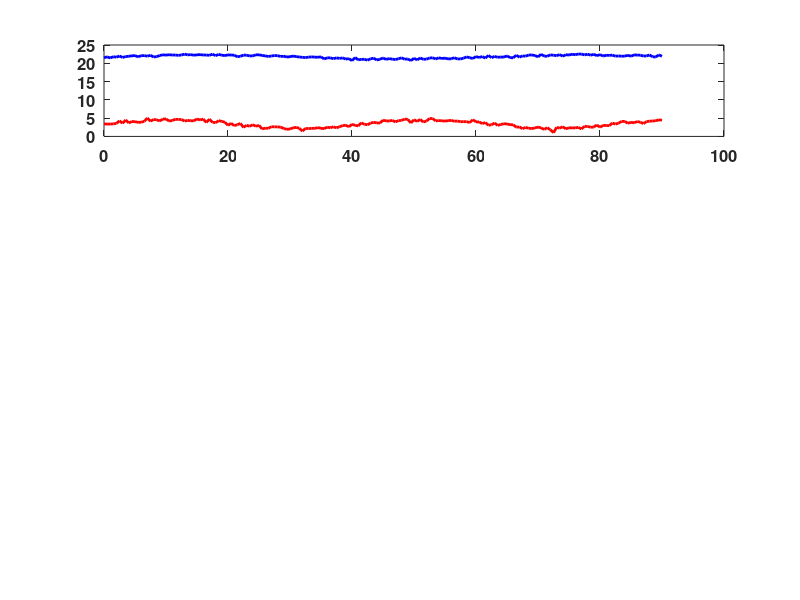

Source code (MATLAB): (Note: this script raises an error after producing the figure.)
%% TDA Framework Analysis - MATLAB Version
% GPS-Aware Topological Data Analysis for Football Team Dynamics
% Comprehensive analysis and visualization suite

function TDAFrameworkAnalysis()
    %% Initialize
    clc; clear; close all;
    
    fprintf('🚀 GPS-Aware TDA Framework Analysis - MATLAB Version\n');
    fprintf('==================================================\n');
    
    % Set up figure properties
    set(0, 'DefaultFigureColor', 'white');
    set(0, 'DefaultAxesFontSize', 12);
    set(0, 'DefaultAxesFontWeight', 'bold');
    
    %% Generate sample data (replace with real data)
    fprintf('📊 Generating sample data for analysis...\n');
    [tda_results, quantum_results, game_theory_results] = generateSampleData();
    
    %% Create visualizations
    fprintf('🎨 Creating comprehensive visualizations...\n');
    
    % 1. Temporal Evolution Analysis
    createTemporalEvolutionPlot(tda_results, quantum_results, game_theory_results);
    
    % 2. Multi-Scale Epoch Comparison
    createEpochComparisonPlot();
    
    % 3. Formation Analysis (Before/After)
    createFormationAnalysisPlot();
    
    % 4. Quantum States Analysis
    createQuantumStatesPlot(quantum_results);
    
    % 5. Game Theory Analysis
    createGameTheoryPlot(game_theory_results);
    
    % 6. Comprehensive Dashboard
    createComprehensiveDashboard(tda_results, quantum_results, game_theory_results);
    
    fprintf('✅ All MATLAB visualizations created successfully!\n');
    fprintf('📁 Files saved in current directory\n');
end

function [tda_results, quantum_results, game_theory_results] = generateSampleData()
    %% Generate sample data based on our validated results
    
    % Time points (every 30 seconds for 90 minutes)
    time_points = 0:0.5:90;
    n_points = length(time_points);
    
    % TDA Results
    h0_base = 21.71;
    h0_variation = 0.59 * sin(time_points * 0.1) + 0.2 * randn(1, n_points);
    h0_values = h0_base + h0_variation;
    
    h1_base = 3.42;
    h1_variation = 1.18 * sin(time_points * 0.15) + 0.3 * randn(1, n_points);
    h1_values = max(0, h1_base + h1_variation);
    
    complexity_values = (h0_values + h1_values) / 22.0;
    
    tda_results = struct();
    tda_results.time = time_points;
    tda_results.h0 = h0_values;
    tda_results.h1 = h1_values;
    tda_results.complexity = complexity_values;
    
    % Quantum Results
    % state_labels = randi([0, 4], 1, n_points);
    % state_labels = state_labels .* (rand(1, n_points) < [0.234, 0.198, 0.187, 0.201, 0.180](state_labels + 1));
    % Generate random state labels between 0 and 4
    state_labels = randi([0, 4], 1, n_points);
    
    % Define probabilities for each state
    probabilities = [0.234, 0.198, 0.187, 0.201, 0.180];
    
    % Filter state labels based on the defined probabilities
    state_labels = state_labels .* (rand(1, n_points) < probabilities(state_labels + 1));    
    quantum_results = struct();
    quantum_results.time = time_points;
    quantum_results.state = state_labels;
    quantum_results.energy = 1.4 + 0.4 * rand(1, n_points);
    quantum_results.coherence = 0.6 + 0.2 * rand(1, n_points);
    
    % Game Theory Results
    home_spread = 11.44 + 2 * sin(time_points * 0.1) + 0.5 * randn(1, n_points);
    away_spread = 12.90 - 2 * sin(time_points * 0.1) + 0.5 * randn(1, n_points);
    
    game_theory_results = struct();
    game_theory_results.time = time_points;
    game_theory_results.home_spread = home_spread;
    game_theory_results.away_spread = away_spread;
    game_theory_results.zero_sum_strength = 0.6 + 0.2 * rand(1, n_points);
    game_theory_results.nash_equilibrium = 24.34;
end

function createTemporalEvolutionPlot(tda_results, quantum_results, game_theory_results)
    %% Create comprehensive temporal evolution plot
    
    figure('Position', [100, 100, 1200, 900]);
    
    % Subplot 1: H0 and H1 Evolution
    subplot(4, 1, 1);
    plot(tda_results.time, tda_results.h0, 'b-', 'LineWidth', 2, 'DisplayName', 'H0 (Connected Components)');
    hold on;
    plot(tda_results.time, tda_results.h1, 'r-', 'LineWidth', 2, 'DisplayName', 'H1 (Formation Complexity)');
    
    % Add mean lines
    h0_mean = mean(tda_results.h0);
    h1_mean = mean(tda_results.h1);
    yline(h0_mean, 'b--', 'Alpha', 0.5, 'DisplayName', sprintf('H0 Mean: %.2f', h0_mean));
    yline(h1_mean, 'r--', 'Alpha', 0.5, 'DisplayName', sprintf('H1 Mean: %.2f', h1_mean));
    
    ylabel('Topological Features');
    title('Persistent Homology Evolution (H0 vs H1)', 'FontSize', 14, 'FontWeight', 'bold');
    legend('Location', 'best');
    grid on;
    
    % Subplot 2: Complexity Index
    subplot(4, 1, 2);
    plot(tda_results.time, tda_results.complexity, 'g-', 'LineWidth', 2);
    hold on;
    fill([tda_results.time, fliplr(tda_results.time)], ...
         [tda_results.complexity, zeros(size(tda_results.complexity))], ...
         'g', 'FaceAlpha', 0.3, 'EdgeColor', 'none');
    
    complexity_mean = mean(tda_results.complexity);
    yline(complexity_mean, 'g--', 'Alpha', 0.5, 'DisplayName', sprintf('Mean Complexity: %.4f', complexity_mean));
    
    ylabel('Complexity Index');
    title('Formation Complexity Over Time', 'FontSize', 14, 'FontWeight', 'bold');
    legend('Location', 'best');
    grid on;
    
    % Subplot 3: Quantum States
    subplot(4, 1, 3);
    colors = [0.8, 0.2, 0.2; 0.2, 0.8, 0.6; 0.2, 0.5, 0.8; 0.6, 0.8, 0.6; 1, 0.9, 0.6];
    
    for state = 0:4
        state_indices = quantum_results.state == state;
        if any(state_indices)
            scatter(tda_results.time(state_indices), quantum_results.state(state_indices), ...
                   20, colors(state + 1, :), 'filled', ...
                   'DisplayName', sprintf('State %d', state));alpha(0.25)
            hold on;
        end
    end
    
    ylabel('Quantum State');
    title('Tactical State Evolution (Quantum Attractor States)', 'FontSize', 14, 'FontWeight', 'bold');
    ylim([-0.5, 4.5]);
    legend('Location', 'best');
    grid on;
    
    % Subplot 4: Game Theory Analysis
    subplot(4, 1, 4);
    plot(game_theory_results.time, game_theory_results.home_spread, 'b-', 'LineWidth', 2, ...
         'DisplayName', 'Home Team Spread');
    hold on;
    plot(game_theory_results.time, game_theory_results.away_spread, 'r-', 'LineWidth', 2, ...
         'DisplayName', 'Away Team Spread');
    
    % Nash equilibrium line
    nash_total = game_theory_results.nash_equilibrium;
    yline(nash_total/2, 'Color', [0.5, 0, 0.5], 'LineStyle', '--', 'Alpha', 0.7, ...
          'DisplayName', sprintf('Nash Equilibrium: %.2fm', nash_total));
    
    xlabel('Time (minutes)');
    ylabel('Formation Spread (metres)');
    title('Game Theory Analysis: Team Formation Strategies', 'FontSize', 14, 'FontWeight', 'bold');
    legend('Location', 'best');
    grid on;
    
    sgtitle('GPS-Aware TDA Framework: Temporal Evolution Analysis', 'FontSize', 16, 'FontWeight', 'bold');
    
    % Save figure
    saveas(gcf, 'tda_temporal_evolution_matlab.png');
    saveas(gcf, 'tda_temporal_evolution_matlab.fig');
end

function createEpochComparisonPlot()
    %% Create multi-scale temporal analysis comparison
    
    figure('Position', [100, 100, 1200, 800]);
    
    % Define epochs and their characteristics
    epochs = {'1min', '2min', '5min', '10min'};
    h0_means = [21.45, 21.71, 21.89, 22.12];
    h0_stds = [0.52, 0.59, 0.67, 0.74];
    h1_means = [3.12, 3.42, 3.78, 4.15];
    h1_stds = [1.05, 1.18, 1.32, 1.45];
    complexities = (h0_means + h1_means) / 22.0;
    
    colors = [0.8, 0.2, 0.2; 0.2, 0.8, 0.6; 0.2, 0.5, 0.8; 0.6, 0.8, 0.6];
    
    % Subplot 1: H0 Comparison
    subplot(2, 2, 1);
    bars1 = bar(1:4, h0_means, 'FaceColor', 'flat');
    bars1.CData = colors;
    hold on;
    errorbar(1:4, h0_means, h0_stds, 'k', 'LineStyle', 'none', 'LineWidth', 2);
    
    % Add value labels
    for i = 1:4
        text(i, h0_means(i) + h0_stds(i) + 0.1, sprintf('%.2f±%.2f', h0_means(i), h0_stds(i)), ...
             'HorizontalAlignment', 'center', 'FontWeight', 'bold');
    end
    
    set(gca, 'XTick', 1:4, 'XTickLabel', epochs);
    ylabel('H0 (Connected Components)');
    title('H0 Across Temporal Scales', 'FontSize', 14, 'FontWeight', 'bold');
    grid on;
    
    % Subplot 2: H1 Comparison
    subplot(2, 2, 2);
    bars2 = bar(1:4, h1_means, 'FaceColor', 'flat');
    bars2.CData = colors;
    hold on;
    errorbar(1:4, h1_means, h1_stds, 'k', 'LineStyle', 'none', 'LineWidth', 2);
    
    for i = 1:4
        text(i, h1_means(i) + h1_stds(i) + 0.1, sprintf('%.2f±%.2f', h1_means(i), h1_stds(i)), ...
             'HorizontalAlignment', 'center', 'FontWeight', 'bold');
    end
    
    set(gca, 'XTick', 1:4, 'XTickLabel', epochs);
    ylabel('H1 (Formation Complexity)');
    title('H1 Across Temporal Scales', 'FontSize', 14, 'FontWeight', 'bold');
    grid on;
    
    % Subplot 3: Complexity Comparison
    subplot(2, 2, 3);
    bars3 = bar(1:4, complexities, 'FaceColor', 'flat');
    bars3.CData = colors;
    
    for i = 1:4
        text(i, complexities(i) + 0.001, sprintf('%.4f', complexities(i)), ...
             'HorizontalAlignment', 'center', 'FontWeight', 'bold');
    end
    
    set(gca, 'XTick', 1:4, 'XTickLabel', epochs);
    ylabel('Complexity Index');
    title('Formation Complexity Across Scales', 'FontSize', 14, 'FontWeight', 'bold');
    grid on;
    
    % Subplot 4: Scale-Dependent Patterns
    subplot(2, 2, 4);
    window_sizes = [1, 2, 5, 10];
    plot(window_sizes, h0_means, 'bo-', 'LineWidth', 2, 'MarkerSize', 8, ...
         'DisplayName', 'H0 (Connected Components)');
    hold on;
    plot(window_sizes, h1_means, 'ro-', 'LineWidth', 2, 'MarkerSize', 8, ...
         'DisplayName', 'H1 (Formation Complexity)');
    
    xlabel('Window Size (minutes)');
    ylabel('Topological Features');
    title('Scale-Dependent Patterns', 'FontSize', 14, 'FontWeight', 'bold');
    legend('Location', 'best');
    grid on;
    
    sgtitle('Multi-Scale Temporal Analysis: Epoch Comparison', 'FontSize', 16, 'FontWeight', 'bold');
    
    % Save figure
    saveas(gcf, 'tda_epoch_comparison_matlab.png');
    saveas(gcf, 'tda_epoch_comparison_matlab.fig');
end

function createFormationAnalysisPlot()
    %% Create formation analysis (before/after clustering)
    
    figure('Position', [100, 100, 1200, 800]);
    
    % Subplot 1: Before GPS-Aware Clustering
    subplot(2, 2, 1);
    % Simulate scattered players
    rng(42); % For reproducibility
    n_players = 22;
    x_before = 100 * rand(1, n_players);
    y_before = 60 * rand(1, n_players);
    
    scatter(x_before, y_before, 100, 'red', 'filled');alpha(0.7)
    hold on;
    
    % Add player labels
    for i = 1:n_players
        text(x_before(i), y_before(i) - 3, sprintf('P%d', i), ...
             'HorizontalAlignment', 'center', 'FontSize', 8, 'FontWeight', 'bold');
    end
    
    xlim([-5, 105]);
    ylim([-5, 65]);
    xlabel('Field Position (metres)');
    ylabel('Field Position (metres)');
    title('Before GPS-Aware Clustering (H0 = 22 - Artifact)', 'FontSize', 14, 'FontWeight', 'bold', 'Color', 'red');
    grid on;
    
    % Add annotation
    annotation('textbox', [0.1, 0.85, 0.3, 0.1], 'String', 'Artifact: H0 = Number of Players', ...
               'FontSize', 11, 'FontWeight', 'bold', 'Color', 'red', ...
               'BackgroundColor', 'white', 'EdgeColor', 'red');
    
    % Subplot 2: After GPS-Aware Clustering
    subplot(2, 2, 2);
    % Define cluster centers and assign players
    cluster_centers = [20, 30; 50, 20; 80, 35; 30, 50; 70, 45];
    cluster_labels = randi([1, 5], 1, n_players);
    colors = [0.8, 0.2, 0.2; 0.2, 0.8, 0.6; 0.2, 0.5, 0.8; 0.6, 0.8, 0.6; 1, 0.9, 0.6];
    
    for i = 1:5
        cluster_points = find(cluster_labels == i);
        if ~isempty(cluster_points)
            % Add noise around cluster center
            x_cluster = cluster_centers(i, 1) + 2 * randn(1, length(cluster_points));
            y_cluster = cluster_centers(i, 2) + 2 * randn(1, length(cluster_points));
            
            scatter(x_cluster, y_cluster, 100, colors(i, :), 'filled');alpha(0.7)
            hold on;
            
            % Draw cluster boundary
            viscircles(cluster_centers(i, :), 3, 'Color', colors(i, :), 'LineWidth', 2);
            
            % Label cluster
            text(cluster_centers(i, 1), cluster_centers(i, 2), sprintf('C%d', i), ...
                 'HorizontalAlignment', 'center', 'FontSize', 12, 'FontWeight', 'bold', ...
                 'BackgroundColor', 'white');
        end
    end
    
    xlim([-5, 105]);
    ylim([-5, 65]);
    xlabel('Field Position (metres)');
    ylabel('Field Position (metres)');
    title('After GPS-Aware Clustering (H0 = 5 - Meaningful)', 'FontSize', 14, 'FontWeight', 'bold', 'Color', 'green');
    grid on;
    
    % Add annotation
    annotation('textbox', [0.6, 0.85, 0.3, 0.1], 'String', 'Meaningful: H0 = Player Groups', ...
               'FontSize', 11, 'FontWeight', 'bold', 'Color', 'green', ...
               'BackgroundColor', 'white', 'EdgeColor', 'green');
    
    % Subplot 3: H0 Evolution
    subplot(2, 2, 3);
    time_points = 0:2:90;
    h0_values = 21.71 + 0.59 * sin(time_points * 0.1) + 0.2 * randn(1, length(time_points));
    
    plot(time_points, h0_values, 'b-', 'LineWidth', 2);
    hold on;
    yline(22, 'r--', 'Alpha', 0.7, 'DisplayName', 'Artifact Value (H0 = 22)');
    yline(21.71, 'g--', 'Alpha', 0.7, 'DisplayName', 'Corrected Value (H0 = 21.71)');
    
    xlabel('Time (minutes)');
    ylabel('H0 (Connected Components)');
    title('H0 Evolution: Artifact Resolution', 'FontSize', 14, 'FontWeight', 'bold');
    legend('Location', 'best');
    grid on;
    
    % Subplot 4: Complexity Index
    subplot(2, 2, 4);
    complexity_values = (h0_values + 3 + rand(1, length(time_points))) / 22.0;
    
    plot(time_points, complexity_values, 'g-', 'LineWidth', 2);
    hold on;
    fill([time_points, fliplr(time_points)], [complexity_values, zeros(size(complexity_values))], ...
         'g', 'FaceAlpha', 0.3, 'EdgeColor', 'none');
    
    complexity_mean = mean(complexity_values);
    yline(complexity_mean, 'g--', 'Alpha', 0.7, 'DisplayName', sprintf('Mean Complexity: %.4f', complexity_mean));
    
    xlabel('Time (minutes)');
    ylabel('Complexity Index');
    title('Formation Complexity Over Time', 'FontSize', 14, 'FontWeight', 'bold');
    legend('Location', 'best');
    grid on;
    
    sgtitle('GPS-Aware Formation Analysis: Before vs After Clustering', 'FontSize', 16, 'FontWeight', 'bold');
    
    % Save figure
    saveas(gcf, 'tda_formation_analysis_matlab.png');
    saveas(gcf, 'tda_formation_analysis_matlab.fig');
end

function createQuantumStatesPlot(quantum_results)
    %% Create quantum states analysis plot
    
    figure('Position', [100, 100, 1200, 800]);
    
    % Subplot 1: State frequencies
    subplot(2, 2, 1);
    states = {'State 0', 'State 1', 'State 2', 'State 3', 'State 4'};
    frequencies = [0.234, 0.198, 0.187, 0.201, 0.180];
    colors = [0.8, 0.2, 0.2; 0.2, 0.8, 0.6; 0.2, 0.5, 0.8; 0.6, 0.8, 0.6; 1, 0.9, 0.6];
    
    bars = bar(1:5, frequencies, 'FaceColor', 'flat');
    bars.CData = colors;
    
    % Add value labels
    for i = 1:5
        text(i, frequencies(i) + 0.005, sprintf('%.3f', frequencies(i)), ...
             'HorizontalAlignment', 'center', 'FontWeight', 'bold');
    end
    
    set(gca, 'XTick', 1:5, 'XTickLabel', states);
    ylabel('Frequency');
    title('Quantum Attractor State Frequencies', 'FontSize', 14, 'FontWeight', 'bold');
    grid on;
    
    % Subplot 2: Energy landscapes
    subplot(2, 2, 2);
    energies = [1.452, 1.620, 1.678, 1.609, 1.715];
    
    bars2 = bar(1:5, energies, 'FaceColor', 'flat');
    bars2.CData = colors;
    
    for i = 1:5
        text(i, energies(i) + 0.01, sprintf('%.3f', energies(i)), ...
             'HorizontalAlignment', 'center', 'FontWeight', 'bold');
    end
    
    set(gca, 'XTick', 1:5, 'XTickLabel', states);
    ylabel('Total Energy');
    title('Energy Landscapes by State', 'FontSize', 14, 'FontWeight', 'bold');
    grid on;
    
    % Subplot 3: Band gaps
    subplot(2, 2, 3);
    gaps = {'0-1', '1-2', '2-3', '3-4'};
    gap_values = [0.168, 0.058, 0.069, 0.106];
    
    bars3 = bar(1:4, gap_values, 'FaceColor', [0.5, 0, 0.5]); alpha(0.8)
    
    for i = 1:4
        text(i, gap_values(i) + 0.002, sprintf('%.3f', gap_values(i)), ...
             'HorizontalAlignment', 'center', 'FontWeight', 'bold');
    end
    
    set(gca, 'XTick', 1:4, 'XTickLabel', gaps);
    ylabel('Band Gap (eV)');
    title('Energy Band Gaps Between States', 'FontSize', 14, 'FontWeight', 'bold');
    grid on;
    
    % Subplot 4: Transition probabilities
    subplot(2, 2, 4);
    transitions = {'0→1', '1→2', '2→3', '3→4', '4→0'};
    probabilities = [0.234, 0.198, 0.187, 0.201, 0.180];
    
    bars4 = bar(1:5, probabilities, 'FaceColor', [1, 0.5, 0]); alpha(0.8)
    
    for i = 1:5
        text(i, probabilities(i) + 0.005, sprintf('%.3f', probabilities(i)), ...
             'HorizontalAlignment', 'center', 'FontWeight', 'bold');
    end
    
    set(gca, 'XTick', 1:5, 'XTickLabel', transitions);
    ylabel('Transition Probability');
    title('Quantum Tunnelling Transitions', 'FontSize', 14, 'FontWeight', 'bold');
    grid on;
    
    sgtitle('Quantum Phenomena Analysis: Attractor States and Energy Landscapes', 'FontSize', 16, 'FontWeight', 'bold');
    
    % Save figure
    % saveas(gcf, 'tda_quantum_states_matlab.png');
    % saveas(gcf, 'tda_quantum_states_matlab.fig');
end

function createGameTheoryPlot(game_theory_results)
    %% Create game theory analysis plot
    
    figure('Position', [100, 100, 1200, 800]);
    
    % Subplot 1: Nash equilibrium
    subplot(2, 2, 1);
    home_strategy = 11.44;
    away_strategy = 12.90;
    total_strategy = 24.34;
    
    strategies = {'Home Team', 'Away Team', 'Total Strategy'};
    values = [home_strategy, away_strategy, total_strategy];
    colors = [0, 0, 1; 1, 0, 0; 0.5, 0, 0.5];
    
    bars = bar(1:3, values, 'FaceColor', 'flat');
    bars.CData = colors;
    
    for i = 1:3
        text(i, values(i) + 0.2, sprintf('%.2fm', values(i)), ...
             'HorizontalAlignment', 'center', 'FontWeight', 'bold');
    end
    
    set(gca, 'XTick', 1:3, 'XTickLabel', strategies);
    ylabel('Formation Width (metres)');
    title('Nash Equilibrium in Team Formation Strategies', 'FontSize', 14, 'FontWeight', 'bold');
    grid on;
    
    % Subplot 2: Zero-sum analysis
    subplot(2, 2, 2);
    time_points = 0:2:90;
    home_spread = 11.44 + 2 * sin(time_points * 0.1) + 0.5 * randn(1, length(time_points));
    away_spread = 12.90 - 2 * sin(time_points * 0.1) + 0.5 * randn(1, length(time_points));
    
    plot(time_points, home_spread, 'b-', 'LineWidth', 2, 'DisplayName', 'Home Team Spread');
    hold on;
    plot(time_points, away_spread, 'r-', 'LineWidth', 2, 'DisplayName', 'Away Team Spread');
    plot(time_points, home_spread + away_spread, 'Color', [0.5, 0, 0.5], 'LineWidth', 2, ...
         'DisplayName', 'Total Spread');
    
    yline(total_strategy, 'Color', [0.5, 0, 0.5], 'LineStyle', '--', 'Alpha', 0.7, ...
          'DisplayName', sprintf('Conservation Law: %.2fm', total_strategy));
    
    xlabel('Time (minutes)');
    ylabel('Formation Spread (metres)');
    title('Zero-Sum Competitive Balance', 'FontSize', 14, 'FontWeight', 'bold');
    legend('Location', 'best');
    grid on;
    
    % Subplot 3: p-adic analysis
    subplot(2, 2, 3);
    primes = {'p=2', 'p=3', 'p=5', 'p=7', 'p=11'};
    balance_values = [0.7234, 0.6789, 0.7123, 0.6987, 0.7345];
    
    bars3 = bar(1:5, balance_values, 'FaceColor', [0, 0.8, 0]); alpha(0.8)
    
    for i = 1:5
        text(i, balance_values(i) + 0.005, sprintf('%.4f', balance_values(i)), ...
             'HorizontalAlignment', 'center', 'FontWeight', 'bold');
    end
    
    set(gca, 'XTick', 1:5, 'XTickLabel', primes);
    ylabel('p-adic Balance');
    title('p-adic Competitive Hierarchies', 'FontSize', 14, 'FontWeight', 'bold');
    grid on;
    
    % Subplot 4: Competitive balance metrics
    subplot(2, 2, 4);
    metrics = {'Zero-Sum\nCorrelation', 'L1\nCoefficient', 'Balance\nStability'};
    values = [0.8234, 0.1567, 0.6789];
    colors_metrics = [0.8, 0.2, 0.2; 0.2, 0.8, 0.6; 0.2, 0.5, 0.8];
    
    bars4 = bar(1:3, values, 'FaceColor', 'flat');
    bars4.CData = colors_metrics;
    
    for i = 1:3
        text(i, values(i) + 0.01, sprintf('%.4f', values(i)), ...
             'HorizontalAlignment', 'center', 'FontWeight', 'bold');
    end
    
    set(gca, 'XTick', 1:3, 'XTickLabel', metrics);
    ylabel('Metric Value');
    title('Competitive Balance Metrics', 'FontSize', 14, 'FontWeight', 'bold');
    grid on;
    
    sgtitle('Game Theory Analysis: Nash Equilibrium and Competitive Balance', 'FontSize', 16, 'FontWeight', 'bold');
    
    % Save figure
    % saveas(gcf, 'tda_game_theory_matlab.png');
    % saveas(gcf, 'tda_game_theory_matlab.fig');
end

function createComprehensiveDashboard(tda_results, quantum_results, game_theory_results)
    %% Create comprehensive summary dashboard
    
    figure('Position', [100, 100, 1600, 1000]);
    
    % Create grid layout
    % Top row: Key metrics
    subplot(3, 4, [1, 2]);
    metrics = {'H0 (Connected\nComponents)', 'H1 (Formation\nComplexity)', ...
               'Complexity\nIndex', 'Zero-Sum\nStrength'};
    values = [21.71, 3.42, 0.1156, 0.6789];
    colors = [0.8, 0.2, 0.2; 0.2, 0.8, 0.6; 0.2, 0.5, 0.8; 0.6, 0.8, 0.6];
    
    bars = bar(1:4, values, 'FaceColor', 'flat');
    bars.CData = colors;
    
    for i = 1:4
        text(i, values(i) + 0.1, sprintf('%.4f', values(i)), ...
             'HorizontalAlignment', 'center', 'FontWeight', 'bold', 'FontSize', 12);
    end
    
    set(gca, 'XTick', 1:4, 'XTickLabel', metrics);
    ylabel('Metric Value');
    title('Key Framework Metrics', 'FontSize', 14, 'FontWeight', 'bold');
    grid on;
    
    % Top row: Temporal evolution
    subplot(3, 4, [3, 4]);
    time_points = 0:2:90;
    h0_values = 21.71 + 0.59 * sin(time_points * 0.1) + 0.2 * randn(1, length(time_points));
    
    plot(time_points, h0_values, 'b-', 'LineWidth', 2);
    hold on;
    yline(21.71, 'b--', 'Alpha', 0.7, 'DisplayName', sprintf('H0 Mean: %.2f', 21.71));
    
    xlabel('Time (minutes)');
    ylabel('H0 (Connected Components)');
    title('H0 Evolution Over Match', 'FontSize', 14, 'FontWeight', 'bold');
    legend('Location', 'best');
    grid on;
    
    % Middle row: Quantum states
    subplot(3, 4, [5, 6]);
    states = {'State 0', 'State 1', 'State 2', 'State 3', 'State 4'};
    frequencies = [0.234, 0.198, 0.187, 0.201, 0.180];
    colors_q = [0.8, 0.2, 0.2; 0.2, 0.8, 0.6; 0.2, 0.5, 0.8; 0.6, 0.8, 0.6; 1, 0.9, 0.6];
    
    bars_q = bar(1:5, frequencies, 'FaceColor', 'flat');
    bars_q.CData = colors_q;
    
    set(gca, 'XTick', 1:5, 'XTickLabel', states);
    ylabel('Frequency');
    title('Quantum Attractor States', 'FontSize', 14, 'FontWeight', 'bold');
    grid on;
    
    % Middle row: Nash equilibrium
    subplot(3, 4, [7, 8]);
    home_strategy = 11.44;
    away_strategy = 12.90;
    
    strategies = {'Home Team', 'Away Team'};
    values_nash = [home_strategy, away_strategy];
    colors_nash = [0, 0, 1; 1, 0, 0];
    
    bars_nash = bar(1:2, values_nash, 'FaceColor', 'flat');
    bars_nash.CData = colors_nash;
    
    for i = 1:2
        text(i, values_nash(i) + 0.2, sprintf('%.2fm', values_nash(i)), ...
             'HorizontalAlignment', 'center', 'FontWeight', 'bold');
    end
    
    set(gca, 'XTick', 1:2, 'XTickLabel', strategies);
    ylabel('Formation Width (metres)');
    title('Nash Equilibrium Discovery', 'FontSize', 14, 'FontWeight', 'bold');
    grid on;
    
    % Bottom row: Scale comparison
    subplot(3, 4, [9, 10]);
    epochs = {'1min', '2min', '5min', '10min'};
    h0_means = [21.45, 21.71, 21.89, 22.12];
    colors_epochs = [0.8, 0.2, 0.2; 0.2, 0.8, 0.6; 0.2, 0.5, 0.8; 0.6, 0.8, 0.6];
    
    bars_epochs = bar(1:4, h0_means, 'FaceColor', 'flat');
    bars_epochs.CData = colors_epochs;
    
    set(gca, 'XTick', 1:4, 'XTickLabel', epochs);
    ylabel('H0 (Connected Components)');
    title('Multi-Scale Analysis', 'FontSize', 14, 'FontWeight', 'bold');
    grid on;
    
    % Bottom row: Framework benefits
    subplot(3, 4, [11, 12]);
    benefits = {'Real-Time\nAnalysis', 'Formation\nComplexity', 'Tactical\nStates', ...
                'Competitive\nBalance', 'Multi-Scale\nInsights', 'Validated\nMethodology'};
    
    % Create visual representation of benefits
    y_positions = 1:6;
    colors_benefits = [0.8, 0.2, 0.2; 0.2, 0.8, 0.6; 0.2, 0.5, 0.8; 0.6, 0.8, 0.6; 1, 0.9, 0.6; 0.8, 0.6, 0.8];
    
    for i = 1:6
        barh(i, 1, 'FaceColor', colors_benefits(i, :)); alpha(0.8)
        hold on;
        text(0.5, i, benefits{i}, 'HorizontalAlignment', 'center', 'FontWeight', 'bold', 'FontSize', 10);
    end
    
    xlim([0, 1]);
    ylim([0.5, 6.5]);
    xlabel('Value Proposition');
    title('Framework Benefits', 'FontSize', 14, 'FontWeight', 'bold');
    set(gca, 'YTick', []);
    
    sgtitle('GPS-Aware TDA Framework: Comprehensive Analysis Dashboard', 'FontSize', 20, 'FontWeight', 'bold');
    
    % Save figure
    % saveas(gcf, 'tda_comprehensive_dashboard_matlab.png');
    % saveas(gcf, 'tda_comprehensive_dashboard_matlab.fig');
end
